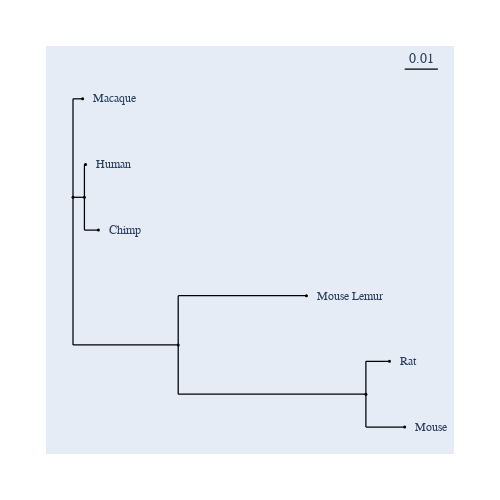

Write notebook code for a chart like this one.
### Code cell
#after correcting to Kimura distance, construct fraction difference tree
tree_frac_diff_sca1 = nj_Kimura_corr_frac(pairwise_distance_sca1)

fig_frac_diff_sca1 = tree_frac_diff_sca1.get_figure(width=500, height=500)
fig_frac_diff_sca1.scale_bar = "top right"
fig_frac_diff_sca1.show()

### Figure 1 — Plotly figure (JSON) as saved in the notebook; plotly's stock layout.template omitted (floating-point values rounded to 4 significant figures)
{"data": [{"line": {"color": "black", "shape": "spline", "smoothing": 1.3, "width": 1.25}, "mode": "lines", "showlegend": false, "type": "scatter", "x": [null, null, 0, 0, null, 0, 0.003177, null, 0, 0, null, 0, 0.003766, null, 0.003766, 0.003766, null, 0.003766, 0.004143, null, 0.003766, 0.003766, null, 0.003766, 0.008363, null, 0, 0, null, 0, 0.03469, null, 0.03469, 0.03469, null, 0.03469, 0.07697, null, 0.03469, 0.03469, null, 0.03469, 0.09658, null, 0.09658, 0.09658, null, 0.09658, 0.1044, null, 0.09658, 0.09658, null, 0.09658, 0.1094, null], "y": [null, null, 1.3, 3.25, null, 3.25, 3.25, null, 1.3, 1.3, null, 1.3, 1.3, null, 1.3, 1.95, null, 1.95, 1.95, null, 1.3, 0.65, null, 0.65, 0.65, null, 1.3, -1.625, null, -1.625, -1.625, null, -1.625, -0.65, null, -0.65, -0.65, null, -1.625, -2.6, null, -2.6, -2.6, null, -2.6, -1.95, null, -1.95, -1.95, null, -2.6, -3.25, null, -3.25, -3.25, null]}, {"hoverinfo": "text", "marker": {"color": "black", "size": 3, "symbol": "circle"}, "mode": "markers", "showlegend": false, "text": ["root", "Macaque", "edge.2", "Human", "Chimp", "edge.1", "Mouse Lemur", "edge.0", "Rat", "Mouse"], "type": "scatter", "x": [0, 0.003177, 0.003766, 0.004143, 0.008363, 0.03469, 0.07697, 0.09658, 0.1044, 0.1094], "y": [1.3, 3.25, 1.3, 1.95, 0.65, -1.625, -0.65, -2.6, -1.95, -3.25]}], "layout": {"annotations": [{"font": {"family": "Inconsolata, monospace", "size": 12}, "showarrow": false, "text": "Macaque", "textangle": 0, "x": 0.005911, "xanchor": "left", "xref": "x", "y": 3.25, "yref": "y"}, {"font": {"family": "Inconsolata, monospace", "size": 12}, "showarrow": false, "text": "Human", "textangle": 0, "x": 0.006878, "xanchor": "left", "xref": "x", "y": 1.95, "yref": "y"}, {"font": {"family": "Inconsolata, monospace", "size": 12}, "showarrow": false, "text": "Chimp", "textangle": 0, "x": 0.0111, "xanchor": "left", "xref": "x", "y": 0.65, "yref": "y"}, {"font": {"family": "Inconsolata, monospace", "size": 12}, "showarrow": false, "text": "Mouse Lemur", "textangle": 0, "x": 0.07971, "xanchor": "left", "xref": "x", "y": -0.65, "yref": "y"}, {"font": {"family": "Inconsolata, monospace", "size": 12}, "showarrow": false, "text": "Rat", "textangle": 0, "x": 0.1071, "xanchor": "left", "xref": "x", "y": -1.95, "yref": "y"}, {"font": {"family": "Inconsolata, monospace", "size": 12}, "showarrow": false, "text": "Mouse", "textangle": 0, "x": 0.1121, "xanchor": "left", "xref": "x", "y": -3.25, "yref": "y"}, {"ax": 0, "ay": 0, "showarrow": false, "text": "0.01", "x": 0.1148, "xref": "x", "y": 3.841, "yref": "y", "yshift": 10}], "autosize": true, "font": {"family": "Balto", "size": 14}, "height": 500, "hovermode": "closest", "margin": {"b": 50, "l": 50, "pad": 4, "r": 50, "t": 50}, "shapes": [{"line": {"color": "black", "width": 1.25}, "name": "scale_bar", "type": "line", "x0": 0.1094, "x1": 0.1203, "y0": 3.841, "y1": 3.841}], "showlegend": false, "width": 500, "xaxis": {"visible": false}, "yaxis": {"visible": false}}}
